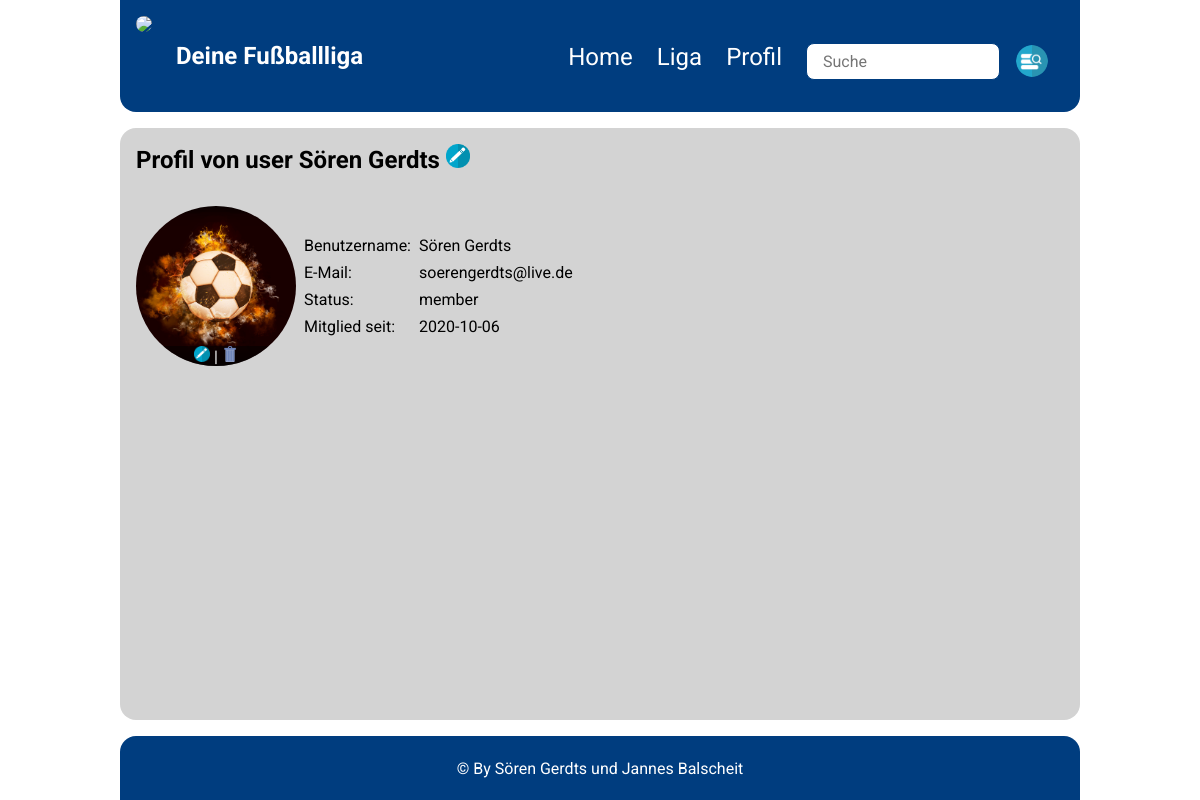
The page /profil/index.php (signed in) on the database its author committed.
### tables this page shows
CREATE TABLE `user` (
  `userId` int(11) NOT NULL,
  `username` varchar(255) NOT NULL,
  `email` varchar(255) NOT NULL,
  `passwort` text NOT NULL,
  `profilbild` varchar(255) NOT NULL,
  `status` varchar(255) NOT NULL,
  `createdAt` date NOT NULL DEFAULT current_timestamp()
);

### profil/index.php (the view, shortened to what this page needs)
<!DOCTYPE html>
<?php
	require_once('../inc/dbconnect.php');
	$isAdmin = (isset($_SESSION['status']) && $_SESSION['status'] == 'admin');
	$darfBearbeiten = (isset($_SESSION['userId']) && isset($_GET['id']) && $_SESSION['userId'] == $_GET['id']) || !isset($_GET['id']) || $isAdmin;
?>
<html>
	<head>
		<link rel="stylesheet" href="/ligatabelle/css/style.css">
		<link rel="stylesheet" href="/ligatabelle/css/form.css">
		<link rel="stylesheet" href="/ligatabelle/css/profil.css">
	</head>
	<body>
		<?php include('../inc/header.php'); ?>
		<div id="content">
			<?php
				if (isset($_SESSION['userId'])) {
					$userId = $_SESSION['userId'];
					$benutzerId = $_GET['id']??0;
					$abfrage = mysqli_query($db, "SELECT userId, username, email, profilbild, status, createdAt FROM user WHERE userId = '$benutzerId'");
					if ($abfrage->num_rows > 0 && $row = mysqli_fetch_object($abfrage)) {
						$profilId = $row->userId;
						$benutzername = $row->username;
						$profilbild = $row->profilbild;
						$email = $row->email;
						$status = $row->status;
						$createdAt = $row->createdAt;
					} else {
						$abfrage = mysqli_query($db, "SELECT userId, username, email, profilbild, status, createdAt FROM user WHERE userId = '$userId'");
						if ($row = mysqli_fetch_object($abfrage)) {
							$darfBearbeiten = true;
							$profilId = $row->userId;
							$benutzername = $row->username;
							$profilbild = $row->profilbild;
							$email = $row->email;
							$status = $row->status;
							$createdAt = $row->createdAt;
						}
					}
			?>
			<h1>Profil von user <?=$benutzername;?>
			<?php
				if ($darfBearbeiten) {
					echo '<a href="bearbeiten.php?id='.$profilId.'" title="Bearbeite dein Profil"><img src="../img/bearbeiten.png" class="img_btn"></a>';
				}
			?>
			</h1>
			<figure>
				<img id="pb" src="../img/profile/<?=$profilbild;?>" alt="Profilbild" title="<?=$benutzername;?>">
				<?php
					if ($darfBearbeiten) {
				?>
					<figcaption>
						<form action="php/bild-bearbeiten.php" method="POST" enctype="multipart/form-data" style="display: unset">
							<label title="Bearbeite dein Profilbild">
								<img src="../img/bearbeiten.png" class="img_btn">
							</label>
						</form>|
						<a href="php/bild-loeschen.php" class="img_btn" title="Lösche dein Profilbild">
							<img src="../img/loeschen.png" class="img_btn">
						</a>
					</figcaption>
			<?php
				}
			?>
			</figure>
			<div id="ausgabe">
				<span>Benutzername:</span><span><?=$benutzername?></span>
				<span>E-Mail:</span><span><?=$email?></span>
				<span>Status:</span><span><?=$status?></span>
				<span>Mitglied seit:</span><span><?=$createdAt?></span>
			</div>
			<?php
				} else {
					echo '<p><p><a href="login.php">Melde dich an</a>, um dein Profil zu sehen</p>';
				}
			?>
		</div>
		<?php include_once('../inc/footer.php') ?>
	</body>
</html>

### css/style.css (style rules this page uses)
* { padding: 0; margin: 0; font-family: roboto; font-size: 1em; }
body { width: 80%; max-width: 90em; display: grid; grid: "head head" "main side" "foot foot" / 5fr 3fr; gap: 1em; margin: 0 auto; }
header, #content, aside, footer { padding: 1em; }
#content { grid-area: main; min-height: calc(100vh - 6em - 3em - 4em - 2em); width: calc(100% - 2em); background: rgb(211, 211 ,211); border-radius: 1em; }
h1,.h1 { font-size: 1.5em; font-weight: bold; margin-bottom: 1em; }
.img_btn { height: 1em; width: 1em; align-self: center; border: none; background: none; cursor: pointer; }
label { white-space: nowrap; align-self: center; }

### css/form.css (style rules this page uses)
body { grid: "head" "main" "foot" / 1fr; }
#content { display: flex; flex-direction: column; }
form { display: grid; grid-template-columns: min-content min-content; gap: .5em; }
form, p { margin: 0 auto; }

### css/profil.css (style rules this page uses)
#content { display: grid; grid: "h1 h1" "pb ausgabe" / min-content auto; gap: .5em; align-content: start; }
#content h1 { margin-bottom: 1em; }
h1 { grid-area: h1; }
figure { grid-area: pb; position: relative; display: inline-block; width: 10em; height: 10em; border-radius: 100%; overflow: hidden; }
figcaption { position: absolute; display: inline-block; bottom: 0; text-align: center; width: 100%; color: #fff; background: rgba(0, 0, 0, .5); }
img#pb { height: 100%; margin-right: .5em; border-radius: 1em; }
#ausgabe { display: grid; grid-template-columns: min-content min-content; grid-template-rows: min-content; grid-area: ausgabe; gap: .5em; align-content: center; }

### rows shown on the page
user: username "Sören Gerdts", profilbild (picture), email "soerengerdts@live.de", status "member", createdAt "2020-10-06"
